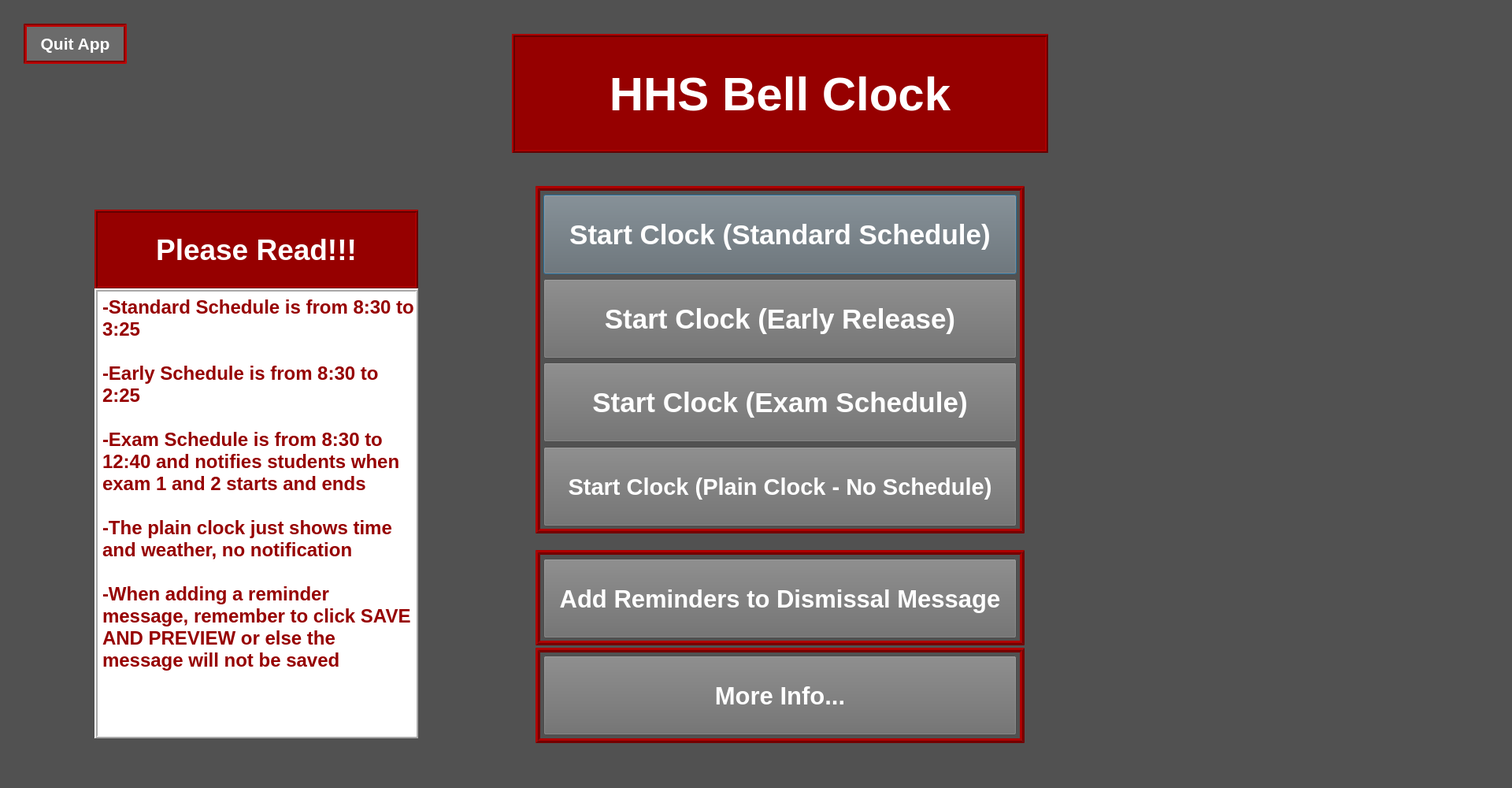
<?xml version="1.0" encoding="UTF-8"?>
<ui version="4.0">
 <class>Dialog</class>
 <widget class="QDialog" name="Dialog">
  <property name="windowModality">
   <enum>Qt::NonModal</enum>
  </property>
  <property name="geometry">
   <rect>
    <x>0</x>
    <y>0</y>
    <width>1920</width>
    <height>1000</height>
   </rect>
  </property>
  <property name="sizePolicy">
   <sizepolicy hsizetype="Expanding" vsizetype="Expanding">
    <horstretch>0</horstretch>
    <verstretch>0</verstretch>
   </sizepolicy>
  </property>
  <property name="windowTitle">
   <string>Bell Clock -  by Afraz  :-)</string>
  </property>
  <property name="sizeGripEnabled">
   <bool>false</bool>
  </property>
  <property name="modal">
   <bool>false</bool>
  </property>
  <widget class="QWidget" name="widget" native="true">
   <property name="geometry">
    <rect>
     <x>0</x>
     <y>0</y>
     <width>1920</width>
     <height>1000</height>
    </rect>
   </property>
   <property name="styleSheet">
    <string notr="true">background-color:rgb(81, 81, 81)</string>
   </property>
   <widget class="QPushButton" name="StartClockButton">
    <property name="geometry">
     <rect>
      <x>690</x>
      <y>247</y>
      <width>601</width>
      <height>101</height>
     </rect>
    </property>
    <property name="font">
     <font>
      <pointsize>26</pointsize>
      <weight>75</weight>
      <bold>true</bold>
     </font>
    </property>
    <property name="toolTip">
     <string/>
    </property>
    <property name="styleSheet">
     <string notr="true">color:rgb(255, 255, 255); background-color:rgb(107, 107, 107)</string>
    </property>
    <property name="text">
     <string>Start Clock (Standard Schedule)</string>
    </property>
   </widget>
   <widget class="QLabel" name="label">
    <property name="geometry">
     <rect>
      <x>650</x>
      <y>43</y>
      <width>681</width>
      <height>151</height>
     </rect>
    </property>
    <property name="font">
     <font>
      <pointsize>45</pointsize>
      <weight>75</weight>
      <bold>true</bold>
     </font>
    </property>
    <property name="styleSheet">
     <string notr="true">background-color:rgb(150, 0, 0);
color: rgb(255, 255, 255);
</string>
    </property>
    <property name="frameShape">
     <enum>QFrame::Box</enum>
    </property>
    <property name="frameShadow">
     <enum>QFrame::Raised</enum>
    </property>
    <property name="lineWidth">
     <number>2</number>
    </property>
    <property name="text">
     <string>HHS Bell Clock</string>
    </property>
    <property name="alignment">
     <set>Qt::AlignCenter</set>
    </property>
    <property name="wordWrap">
     <bool>false</bool>
    </property>
   </widget>
   <widget class="QPushButton" name="EarlyStartClockButton">
    <property name="geometry">
     <rect>
      <x>690</x>
      <y>354</y>
      <width>601</width>
      <height>101</height>
     </rect>
    </property>
    <property name="font">
     <font>
      <pointsize>26</pointsize>
      <weight>75</weight>
      <bold>true</bold>
     </font>
    </property>
    <property name="toolTip">
     <string/>
    </property>
    <property name="styleSheet">
     <string notr="true">color:rgb(255, 255, 255); background-color:rgb(107, 107, 107)</string>
    </property>
    <property name="text">
     <string>Start Clock (Early Release)</string>
    </property>
   </widget>
   <widget class="QPushButton" name="examStartClockButton">
    <property name="geometry">
     <rect>
      <x>690</x>
      <y>460</y>
      <width>601</width>
      <height>101</height>
     </rect>
    </property>
    <property name="font">
     <font>
      <pointsize>26</pointsize>
      <weight>75</weight>
      <bold>true</bold>
     </font>
    </property>
    <property name="toolTip">
     <string/>
    </property>
    <property name="styleSheet">
     <string notr="true">color:rgb(255, 255, 255); background-color:rgb(107, 107, 107)</string>
    </property>
    <property name="text">
     <string>Start Clock (Exam Schedule)</string>
    </property>
   </widget>
   <widget class="QLabel" name="label_2">
    <property name="geometry">
     <rect>
      <x>680</x>
      <y>236</y>
      <width>621</width>
      <height>441</height>
     </rect>
    </property>
    <property name="styleSheet">
     <string notr="true">border: 6px ridge rgb(116, 0, 0);</string>
    </property>
    <property name="text">
     <string/>
    </property>
   </widget>
   <widget class="QLabel" name="label_3">
    <property name="geometry">
     <rect>
      <x>680</x>
      <y>698</y>
      <width>621</width>
      <height>121</height>
     </rect>
    </property>
    <property name="styleSheet">
     <string notr="true">border: 6px ridge rgb(116, 0, 0);</string>
    </property>
    <property name="frameShape">
     <enum>QFrame::Box</enum>
    </property>
    <property name="frameShadow">
     <enum>QFrame::Raised</enum>
    </property>
    <property name="lineWidth">
     <number>4</number>
    </property>
    <property name="text">
     <string/>
    </property>
   </widget>
   <widget class="QPushButton" name="EODMessageScreenButton">
    <property name="geometry">
     <rect>
      <x>690</x>
      <y>709</y>
      <width>601</width>
      <height>101</height>
     </rect>
    </property>
    <property name="font">
     <font>
      <pointsize>23</pointsize>
      <weight>75</weight>
      <bold>true</bold>
     </font>
    </property>
    <property name="toolTip">
     <string/>
    </property>
    <property name="styleSheet">
     <string notr="true">color:rgb(255, 255, 255); background-color:rgb(107, 107, 107);
</string>
    </property>
    <property name="text">
     <string>Add Reminders to Dismissal Message</string>
    </property>
   </widget>
   <widget class="QPushButton" name="quitappbutton">
    <property name="geometry">
     <rect>
      <x>30</x>
      <y>30</y>
      <width>131</width>
      <height>51</height>
     </rect>
    </property>
    <property name="font">
     <font>
      <pointsize>16</pointsize>
      <weight>75</weight>
      <bold>true</bold>
     </font>
    </property>
    <property name="styleSheet">
     <string notr="true">background-color: rgb(107, 107, 107);
border: 4px groove rgb(130, 0, 0);
color: rgb(255, 255, 255)</string>
    </property>
    <property name="text">
     <string>Quit App</string>
    </property>
   </widget>
   <widget class="QLabel" name="label_4">
    <property name="geometry">
     <rect>
      <x>120</x>
      <y>266</y>
      <width>411</width>
      <height>101</height>
     </rect>
    </property>
    <property name="font">
     <font>
      <pointsize>28</pointsize>
      <weight>75</weight>
      <bold>true</bold>
     </font>
    </property>
    <property name="styleSheet">
     <string notr="true">background-color:rgb(150, 0, 0);
color: rgb(255, 255, 255);
</string>
    </property>
    <property name="frameShape">
     <enum>QFrame::Box</enum>
    </property>
    <property name="frameShadow">
     <enum>QFrame::Raised</enum>
    </property>
    <property name="lineWidth">
     <number>2</number>
    </property>
    <property name="text">
     <string>Please Read!!!</string>
    </property>
    <property name="alignment">
     <set>Qt::AlignCenter</set>
    </property>
    <property name="wordWrap">
     <bool>false</bool>
    </property>
   </widget>
   <widget class="QLabel" name="label_5">
    <property name="geometry">
     <rect>
      <x>120</x>
      <y>366</y>
      <width>411</width>
      <height>571</height>
     </rect>
    </property>
    <property name="font">
     <font>
      <pointsize>18</pointsize>
      <weight>75</weight>
      <bold>true</bold>
     </font>
    </property>
    <property name="styleSheet">
     <string notr="true">color:rgb(150, 0, 0);
background-color: rgb(255, 255, 255);
</string>
    </property>
    <property name="frameShape">
     <enum>QFrame::Box</enum>
    </property>
    <property name="frameShadow">
     <enum>QFrame::Raised</enum>
    </property>
    <property name="lineWidth">
     <number>2</number>
    </property>
    <property name="text">
     <string>-Standard Schedule is from 8:30 to 3:25

-Early Schedule is from 8:30 to 2:25

-Exam Schedule is from 8:30 to 12:40 and notifies students when exam 1 and 2 starts and ends

-The plain clock just shows time and weather, no notification

-When adding a reminder message, remember to click SAVE AND PREVIEW or else the message will not be saved</string>
    </property>
    <property name="alignment">
     <set>Qt::AlignLeading|Qt::AlignLeft|Qt::AlignTop</set>
    </property>
    <property name="wordWrap">
     <bool>true</bool>
    </property>
   </widget>
   <widget class="QPushButton" name="moreinfo">
    <property name="geometry">
     <rect>
      <x>690</x>
      <y>832</y>
      <width>601</width>
      <height>101</height>
     </rect>
    </property>
    <property name="font">
     <font>
      <pointsize>23</pointsize>
      <weight>75</weight>
      <bold>true</bold>
     </font>
    </property>
    <property name="toolTip">
     <string/>
    </property>
    <property name="styleSheet">
     <string notr="true">color:rgb(255, 255, 255); background-color:rgb(107, 107, 107);
</string>
    </property>
    <property name="text">
     <string>More Info...</string>
    </property>
   </widget>
   <widget class="QLabel" name="label_6">
    <property name="geometry">
     <rect>
      <x>680</x>
      <y>822</y>
      <width>621</width>
      <height>121</height>
     </rect>
    </property>
    <property name="styleSheet">
     <string notr="true">border: 6px ridge rgb(116, 0, 0);</string>
    </property>
    <property name="frameShape">
     <enum>QFrame::Box</enum>
    </property>
    <property name="frameShadow">
     <enum>QFrame::Raised</enum>
    </property>
    <property name="lineWidth">
     <number>4</number>
    </property>
    <property name="text">
     <string/>
    </property>
   </widget>
   <widget class="QPushButton" name="plainStartClockButton">
    <property name="geometry">
     <rect>
      <x>690</x>
      <y>567</y>
      <width>601</width>
      <height>101</height>
     </rect>
    </property>
    <property name="font">
     <font>
      <pointsize>22</pointsize>
      <weight>75</weight>
      <bold>true</bold>
     </font>
    </property>
    <property name="toolTip">
     <string/>
    </property>
    <property name="styleSheet">
     <string notr="true">color:rgb(255, 255, 255); background-color:rgb(107, 107, 107)</string>
    </property>
    <property name="text">
     <string>Start Clock (Plain Clock - No Schedule)</string>
    </property>
   </widget>
   <zorder>label_6</zorder>
   <zorder>label_2</zorder>
   <zorder>StartClockButton</zorder>
   <zorder>label</zorder>
   <zorder>EarlyStartClockButton</zorder>
   <zorder>examStartClockButton</zorder>
   <zorder>label_3</zorder>
   <zorder>EODMessageScreenButton</zorder>
   <zorder>quitappbutton</zorder>
   <zorder>label_4</zorder>
   <zorder>label_5</zorder>
   <zorder>moreinfo</zorder>
   <zorder>plainStartClockButton</zorder>
  </widget>
 </widget>
 <resources/>
 <connections/>
</ui>
